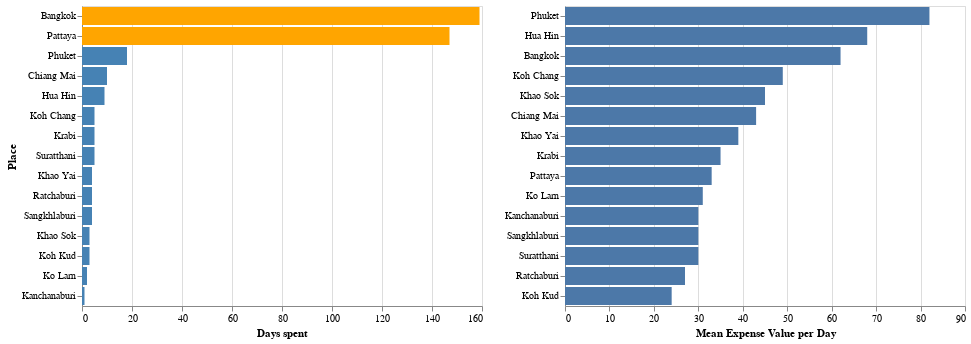

This figure's notebook cell:
### Code cell
chart1 = alt.Chart(place_sum).mark_bar().encode(
    alt.Y('place', sort='-x', title='Place'),
    alt.X('days_cnt', title='Days spent'),
    color=alt.condition(
        alt.datum.days_cnt > 50,
        alt.value('orange'),
        alt.value('steelblue')
    )
).transform_window(
    rank='rank(days_cnt)',
    sort=[alt.SortField('days_cnt', order='descending')]
).transform.filter(
    (alt.datum.rank < 10)
)

chart2 = alt.Chart(place_sum).mark_bar().encode(
    alt.Y('place', sort='-x', axis=alt.Axis(title=None)),
    alt.X('place_avg_day', title='Mean Expense Value per Day'),
    color=alt.condition(
        alt.datum.place_avg_day
    )
)

chart1 | chart2

### Figure 1 — Vega-Lite specification as saved in the notebook (floating-point values rounded to 4 significant figures)
{"config": {"view": {"continuousWidth": 400, "continuousHeight": 300}}, "hconcat": [{"mark": "bar", "encoding": {"color": {"condition": {"value": "orange", "test": "(datum.days_cnt > 50)"}, "value": "steelblue"}, "x": {"field": "days_cnt", "title": "Days spent", "type": "quantitative"}, "y": {"field": "place", "sort": "-x", "title": "Place", "type": "nominal"}}}, {"mark": "bar", "encoding": {"x": {"field": "place_avg_day", "title": "Mean Expense Value per Day", "type": "quantitative"}, "y": {"axis": {"title": null}, "field": "place", "sort": "-x", "type": "nominal"}}}], "data": {"name": "data-f33e54975b0b5e14a914e6dd9dd6127a"}, "$schema": "https://vega.github.io/schema/vega-lite/v4.17.0.json", "datasets": {"data-f33e54975b0b5e14a914e6dd9dd6127a": [{"place": "Bangkok", "days_cnt": 159, "amount": 9861.0, "place_avg_day": 62.0}, {"place": "Chiang Mai", "days_cnt": 10, "amount": 428.6, "place_avg_day": 43.0}, {"place": "Hua Hin", "days_cnt": 9, "amount": 612.6, "place_avg_day": 68.0}, {"place": "Kanchanaburi", "days_cnt": 1, "amount": 30.17, "place_avg_day": 30.0}, {"place": "Khao Sok", "days_cnt": 3, "amount": 135.1, "place_avg_day": 45.0}, {"place": "Khao Yai", "days_cnt": 4, "amount": 157.3, "place_avg_day": 39.0}, {"place": "Ko Larn", "days_cnt": 2, "amount": 61.31, "place_avg_day": 31.0}, {"place": "Koh Chang", "days_cnt": 5, "amount": 242.9, "place_avg_day": 49.0}, {"place": "Koh Kud", "days_cnt": 3, "amount": 72.48, "place_avg_day": 24.0}, {"place": "Krabi", "days_cnt": 5, "amount": 173.3, "place_avg_day": 35.0}, {"place": "Pattaya", "days_cnt": 147, "amount": 4923.0, "place_avg_day": 33.0}, {"place": "Phuket", "days_cnt": 18, "amount": 1475.0, "place_avg_day": 82.0}, {"place": "Ratchaburi", "days_cnt": 4, "amount": 109.7, "place_avg_day": 27.0}, {"place": "Sangkhlaburi", "days_cnt": 4, "amount": 119.8, "place_avg_day": 30.0}, {"place": "Suratthani", "days_cnt": 5, "amount": 151.0, "place_avg_day": 30.0}]}}
